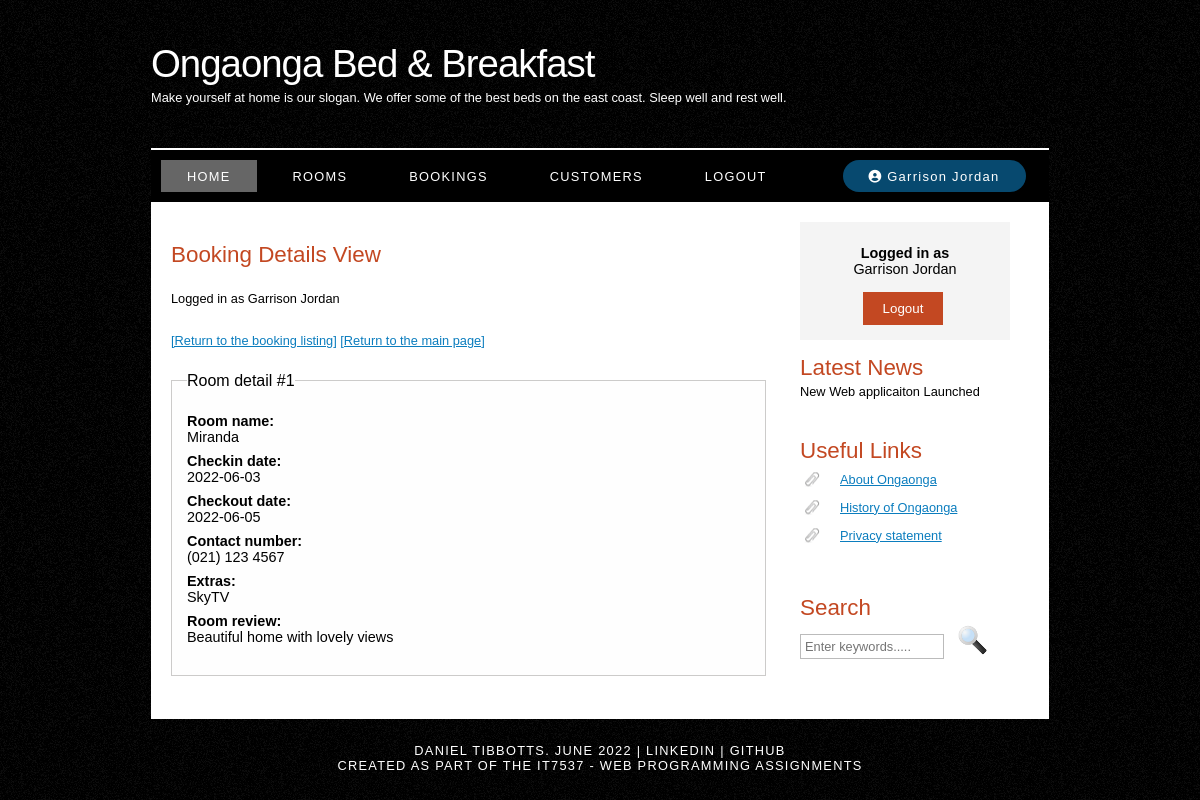
Screenshot of /viewbooking.php?id=1 (signed in) with the database file from the repository.
### tables this page shows
CREATE TABLE IF NOT EXISTS booking (
  bookingID int UNSIGNED NOT NULL AUTO_INCREMENT,
  customerID int UNSIGNED NOT NULL,
  roomID int UNSIGNED NOT NULL,
  checkindate date NOT NULL,
  checkoutdate date NOT NULL,
  contactnumber varchar(14) NOT NULL,
  bookingextras varchar(250) DEFAULT NULL,
  roomreview varchar(250) DEFAULT NULL,
  PRIMARY KEY (bookingID),
  CONSTRAINT FK_customerID FOREIGN KEY (customerID) REFERENCES customer(customerID),
  CONSTRAINT FK_roomID FOREIGN KEY (roomID) REFERENCES room(roomID)
) AUTO_INCREMENT=1;

CREATE TABLE IF NOT EXISTS room (
  roomID int unsigned NOT NULL auto_increment,
  roomname varchar(100) NOT NULL,
  description text default NULL,
  roomtype character default 'D',  
  beds int,
  PRIMARY KEY (roomID)
) AUTO_INCREMENT=1;

### includes/utilities.php (called while the page is built, shortened)
<?php
  function clean_input($field){
    return htmlspecialchars(stripslashes(trim($field)));
  }
?>

### viewbooking.php (the view, shortened to what this page needs)
<?php
  include "./components/header.php";
  include "./components/menu.php";
  include "./includes/utilities.php";
  $id = 0;
  $room_name = "";
  $checkin_date = "";
  $checkout_date = "";
  $contact_number = "";
  $booking_extras = "";
  $room_review = "";
  $error_messages = array();
  try {
    if(isset($_GET['id'])){
      $id = clean_input($_GET['id']);
    } else {
      throw new Exception("Booking id not provided");
    }
  } catch (Exception $ex) {
    array_push($error_messages, $ex->getMessage());
  }
  try {
    $db_connection = mysqli_connect(DB_HOSTNAME, DB_USER, DB_PASSWORD, DB_DATABASE);
  } catch (Exception $ex) {
    echo "Error: " . $ex->getMessage();
    $db_connection->close();
    exit;
  }
  if($_SERVER['REQUEST_METHOD'] == "GET" && $id > 0){
    try {
      $booking_sql = "SELECT b.bookingID, b.customerID, b.roomID, r.roomname, b.checkindate, b.checkoutdate, b.contactnumber, b.bookingextras, b.roomreview
                      FROM booking AS b
                      INNER JOIN room AS r ON b.roomID = r.roomID
                      WHERE bookingID=?";
      $booking_stmt = $db_connection->prepare($booking_sql);
      $booking_stmt->bind_param("i", $id);
      $booking_stmt->execute();
      $booking_result = $booking_stmt->get_result();
      $booking_rowcount = mysqli_num_rows($booking_result);
      if($booking_rowcount > 0){
        $booking_row = mysqli_fetch_assoc($booking_result);
        $room_name = $booking_row['roomname'];
        $checkin_date = $booking_row['checkindate'];;
        $checkout_date = $booking_row['checkoutdate'];;
        $contact_number = $booking_row['contactnumber'];;
        $booking_extras = $booking_row['bookingextras'];;
        $room_review = $booking_row['roomreview'];;
      } else {
        throw new Exception("Booking $id not found");
      }
    } catch (Exception $ex) {
      array_push($error_messages, $ex->getMessage());
      $db_connection->close();
    }
  }
?>
<div id="site_content">
  <?php include "./components/sidebar.php"; ?>
  <div id="content">
    <h1>Booking Details View</h1>
    <p>Logged in as <?php echo $_SESSION['user']; ?></p>
    <p>
      <a href="./listbookings.php">[Return to the booking listing]</a>
      <a href="./index.php">[Return to the main page]</a>
    </p>
    <?php if(isset($booking_rowcount) && $booking_rowcount > 0) { ?>
    <fieldset>
      <legend>Room detail #<?php echo $id ?></legend>
      <dl>
        <dt>Room name:</dt>
        <dd><?php echo $room_name ?></dd>
        <dt>Checkin date:</dt>
        <dd><?php echo $checkin_date ?></dd>
        <dt>Checkout date:</dt>
        <dd><?php echo $checkout_date ?></dd>
        <dt>Contact number:</dt>
        <dd><?php echo $contact_number ?></dd>
        <dt>Extras:</dt>
        <dd><?php echo $booking_extras ?></dd>
        <dt>Room review:</dt>
        <dd><?php echo $room_review ?></dd>
      </dl>
    </fieldset>
    <?php } ?>
    <p style="color: red;">
    </p>
  </div>
</div>
<?php include "./components/footer.php"; ?>

### style/style.css (style rules this page uses)
html { height: 100%; }
* { margin: 0; padding: 0; }
body { font: normal 0.8em "trebuchet ms", arial, sans-serif; background: #f0efe2 url(background.png) repeat; color: #000; }
p { padding: 0 0 20px 0; line-height: 1.7em; }
h1, h2, h3, h4, h5, h6 { font: normal 175% "century gothic", arial, sans-serif; color: #000; margin: 0 0 15px 0; padding: 15px 0 5px 0; color: #c34822; }
h1 { padding-top: 40px; }
a, a:hover { outline: none; text-decoration: underline; color: rgb(11, 125, 190); }
fieldset { padding: 15px; border: solid 1px #47433f46; background-color: hsla(0, 0%, 36%, 0.007); padding-bottom: 30px; }
legend { font-size: 1rem; }
dl { font-size: 0.9rem; }
dt { font-weight: 600; margin-top: 8px; }
dd { margin-left: 0px; }
#main, #logo, #menubar, #site_content, #footer { margin-left: auto; margin-right: auto; }
#site_content { width: 854px; overflow: hidden; margin: 0 auto 0 auto; padding: 0 24px 20px 20px; background: #fff; }
#content { text-align: left; float: left; width: 595px; padding: 0; }

### rows the page displays
booking: roomID.roomname "Miranda", checkindate "2022-06-03", checkoutdate "2022-06-05", contactnumber "(021) 123 4567", bookingextras "SkyTV", roomreview "Beautiful home with lovely views"

### other values shown
get_user() "Garrison Jordan"
$_SESSION['user'] "Garrison Jordan"
$id "1"
